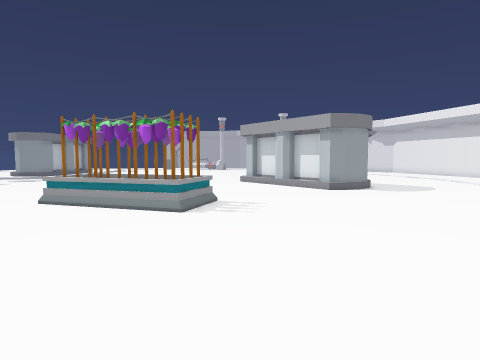
[1] (above)

16 first-person views from a walk through a scene from a Unity 3-D project. The camera is 1.5 m above the floor, tilts 4° down and sees 75° across. The floor is counted in squares, 1 m on a side. Each view is taken from the middle of a square. On the plan, view 1 faces up. The plan holds only what a view shows up to about 15 squares ahead; the rest is blank. The place goes on beyond the plan. The player is left out. Some animated figures are not drawn.

[2]
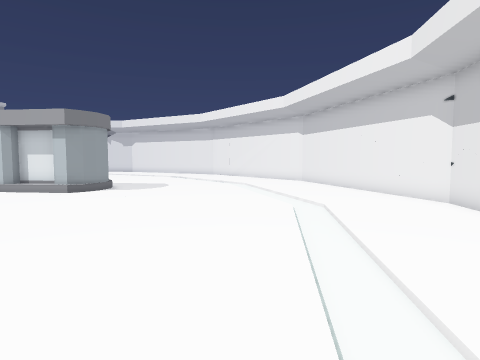

[3]
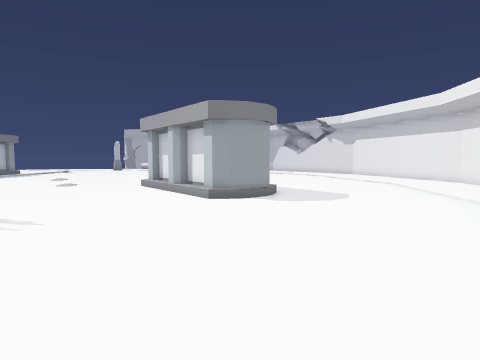

[4]
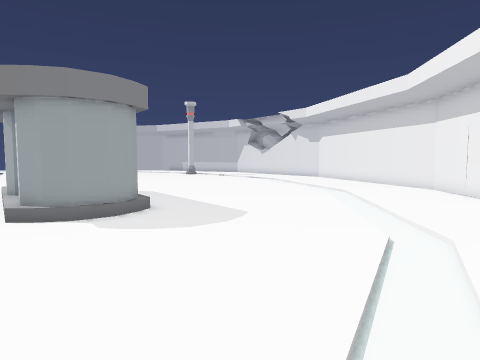

[5]
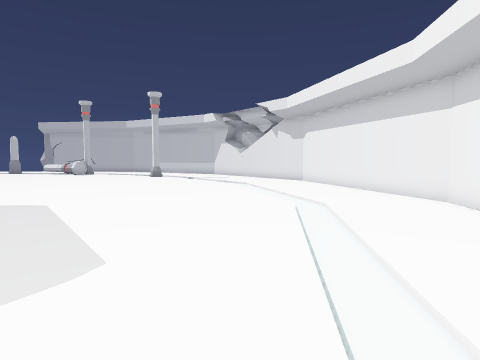

[6]
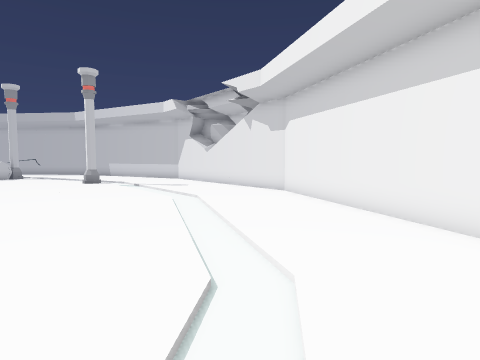

[7]
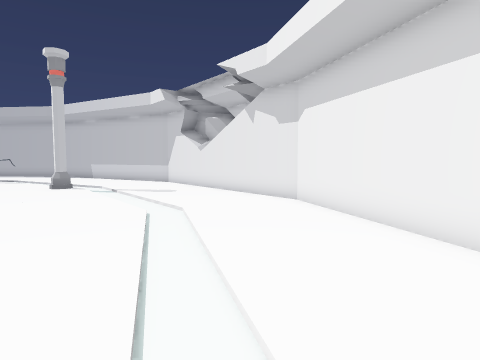

[8]
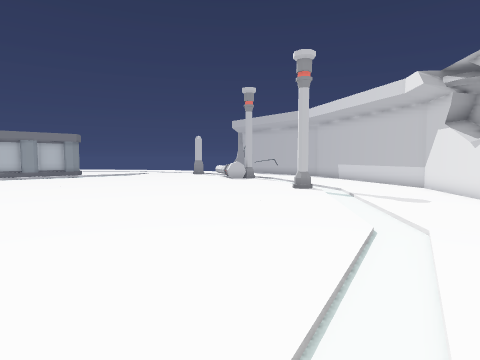

[9]
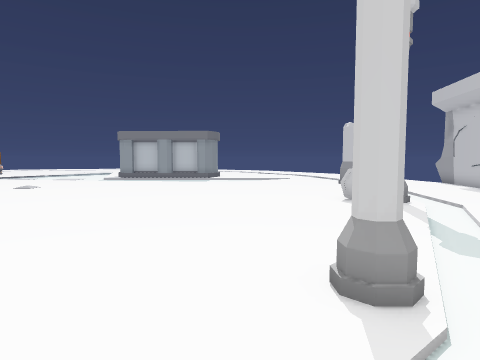

[10]
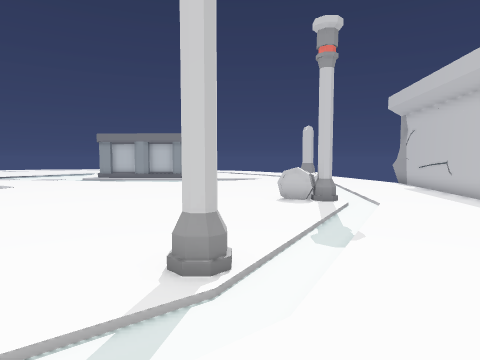

[11]
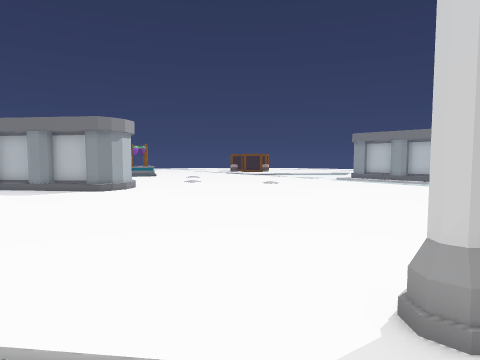

[12]
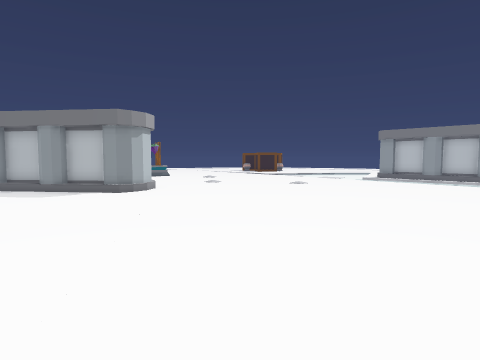

[13]
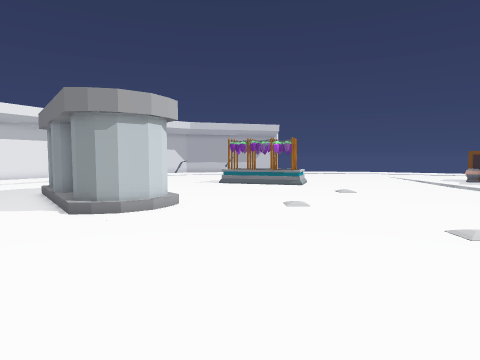

[14]
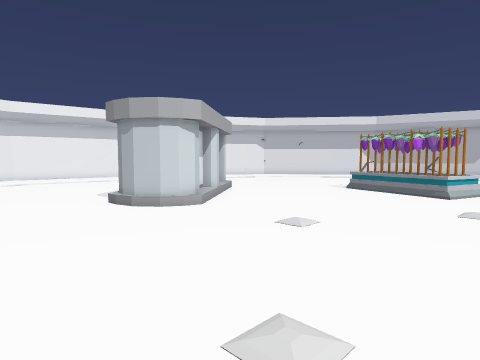

[15]
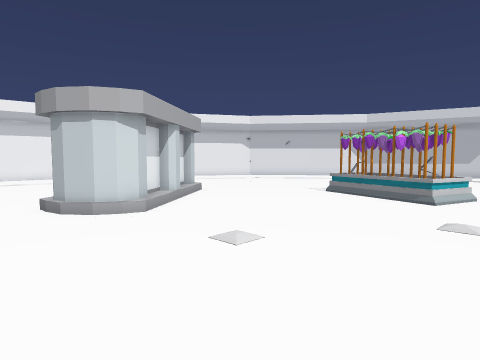

[16]
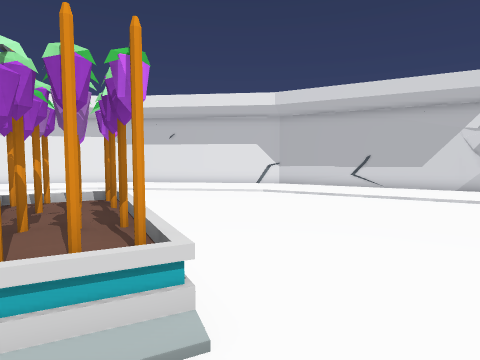

### Floor plan
Points are (right, up) in squares from view 1. A wall is a line through its corners. A room is listed if a view was taken in it or the views show most of it. See-through windows are left out.
Room 1 (views 1, 2, 3, 4, 5, 6, 7, 8, 9, 10, 11, 12, 13, 14, 15, 16)
walls: (2.2, 17) (1.3, 18.1); (0.7, 18.3) (0.4, 18.7) (0.4, 19.3) (0.7, 19.9) (1.3, 20.4) (1.9, 20.5) (2.5, 20.4) (2.9, 19.9); (2.6, 15.9) (1.9, 16.2) (1.9, 16.9); (2.6, 15.6) (1.9, 16.5); (2.7, 19.6) (3.7, 18.2) (4, 18.4) (4.6, 18.2) (4.7, 17.5); (4.5, 17.2) (5.6, 15.9); (4.2, 18.5) (4.9, 17.6); (3.9, 14.7) (2.8, 16.2); (5.8, 16.2) (6.2, 15.7) (6.1, 15.1) (5.9, 14.5) (5.2, 14) (4.6, 13.9) (4, 14) (3.6, 14.5); (17.2, 17.6) (17.7, 20.9) (15, 30.6) (8.8, 38.5); (10.4, 1.3) (11.5, 2.2) (14.2, 7); (-5.7, -6.4) (-4.9, -6.3); (-5.8, -6.6) (-3.7, -6); (-5.7, -6.7) (-5.4, -6.3)
low walls: (1, 17.6) (0.7, 18); (0.5, 20) (1.3, 20.6); (2.8, 20.3) (3.2, 19.8)
objects: other object (-6, 8) to (-1, 12); other object (-5, 38); other object (-3, 37) to (-2, 38); column (-2, 38); column (4, 34) to (5, 35)

Positions as (right, up) in squares from view 1, and headings:
1: (0, 0), facing up
2: (0, 0), facing up-right
3: (5, 3), facing up
4: (9, 7), facing up
5: (11, 11), facing up
6: (13, 17), facing up
7: (13, 20), facing up
8: (13, 22), facing up-left
9: (8, 33), facing left
10: (9, 35), facing left
11: (8, 35), facing down-left
12: (8, 33), facing down-left
13: (-2, 29), facing down
14: (-8, 25), facing down-right
15: (-8, 23), facing down-right
16: (-8, 11), facing down-right
